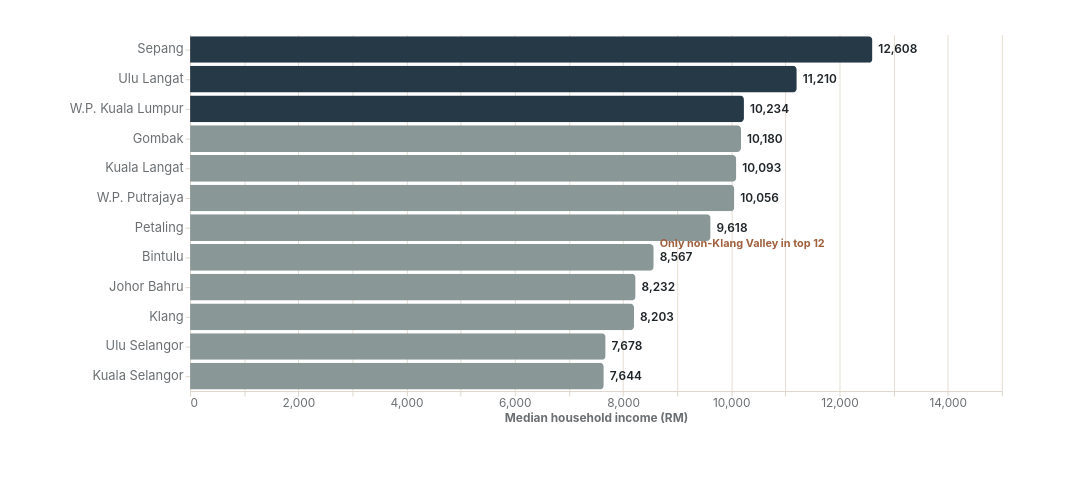

Specify this chart in Vega-Lite:
### Vega-Lite specification from a JSON file in a GitHub repository (floating-point values rounded to 4 significant figures)
{"$schema": "https://vega.github.io/schema/vega-lite/v5.json", "width": 820, "height": 360, "autosize": {"type": "pad", "contains": "padding"}, "data": {"values": [{"district": "Sepang", "income": 12608, "rank": 1}, {"district": "Ulu Langat", "income": 11210, "rank": 2}, {"district": "W.P. Kuala Lumpur", "income": 10234, "rank": 3}, {"district": "Gombak", "income": 10180, "rank": 4}, {"district": "Kuala Langat", "income": 10093, "rank": 5}, {"district": "W.P. Putrajaya", "income": 10056, "rank": 6}, {"district": "Petaling", "income": 9618, "rank": 7}, {"district": "Bintulu", "income": 8567, "rank": 8}, {"district": "Johor Bahru", "income": 8232, "rank": 9}, {"district": "Klang", "income": 8203, "rank": 10}, {"district": "Ulu Selangor", "income": 7678, "rank": 11}, {"district": "Kuala Selangor", "income": 7644, "rank": 12}]}, "layer": [{"mark": {"type": "bar", "cornerRadiusEnd": 4}, "encoding": {"y": {"field": "district", "type": "nominal", "sort": ["Sepang", "Ulu Langat", "W.P. Kuala Lumpur", "Gombak", "Kuala Langat", "W.P. Putrajaya", "Petaling", "Bintulu", "Johor Bahru", "Klang", "Ulu Selangor", "Kuala Selangor"], "title": null, "axis": {"labelFontSize": 13, "labelLimit": 200}}, "x": {"field": "income", "type": "quantitative", "title": "Median household income (RM)", "scale": {"zero": true, "domain": [0, 15000]}}, "color": {"condition": {"test": "datum.rank <= 3", "value": "#263947"}, "value": "#8A9797"}, "tooltip": [{"field": "district", "type": "nominal"}, {"field": "income", "type": "quantitative", "format": ",.0f", "title": "Income (RM)"}]}}, {"mark": {"type": "text", "align": "left", "dx": 6, "fontSize": 12, "fontWeight": 600, "color": "#1F2528"}, "encoding": {"y": {"field": "district", "type": "nominal", "sort": ["Sepang", "Ulu Langat", "W.P. Kuala Lumpur", "Gombak", "Kuala Langat", "W.P. Putrajaya", "Petaling", "Bintulu", "Johor Bahru", "Klang", "Ulu Selangor", "Kuala Selangor"]}, "x": {"field": "income", "type": "quantitative", "scale": {"zero": true, "domain": [0, 15000]}}, "text": {"field": "income", "type": "quantitative", "format": ",.0f"}}}, {"data": {"values": [{"income": 8567, "district": "Bintulu", "label": "Only non-Klang Valley in top 12"}]}, "mark": {"type": "text", "align": "left", "dx": 6, "dy": -14, "fontSize": 11, "fontWeight": 700, "color": "#A0603D"}, "encoding": {"y": {"field": "district", "type": "nominal", "sort": ["Sepang", "Ulu Langat", "W.P. Kuala Lumpur", "Gombak", "Kuala Langat", "W.P. Putrajaya", "Petaling", "Bintulu", "Johor Bahru", "Klang", "Ulu Selangor", "Kuala Selangor"]}, "x": {"field": "income", "type": "quantitative", "scale": {"zero": true, "domain": [0, 15000]}}, "text": {"field": "label"}}}], "config": {"view": {"stroke": null}, "background": null, "font": "Inter", "axis": {"labelFont": "Inter", "titleFont": "Inter", "labelColor": "#6B6F72", "titleColor": "#6B6F72", "gridColor": "#E6DED4", "domainColor": "#DED6CB", "tickColor": "#DED6CB", "labelFontSize": 12, "titleFontSize": 12}, "text": {"font": "Inter", "color": "#1F2528"}}, "padding": {"left": 70, "right": 90, "top": 35, "bottom": 55}}
